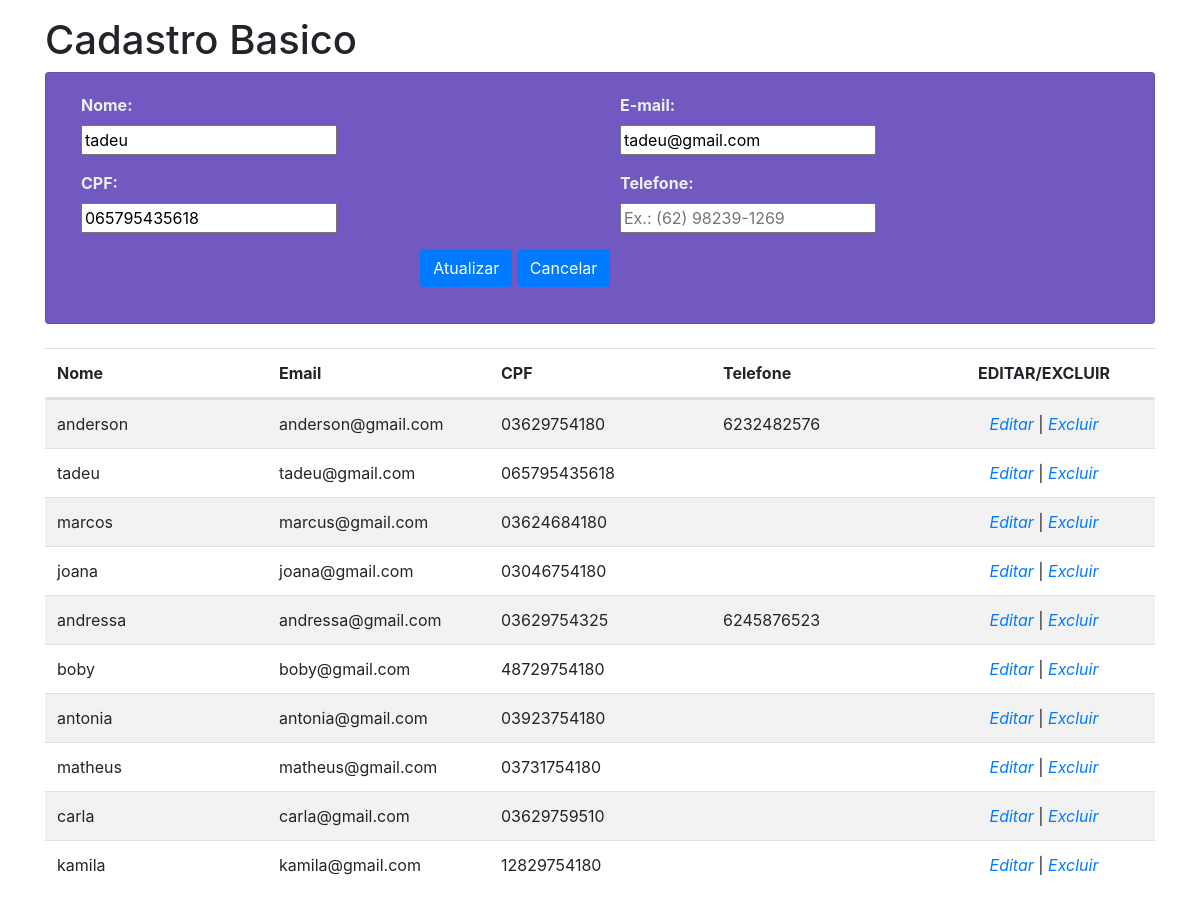
Screenshot of /index.php?id=16 with the database file from the repository.
### tables this page shows
CREATE TABLE `PESSOAS` (
  `ID_PESSOAS` int(5) NOT NULL,
  `NOME_PESSOAS` varchar(400) NOT NULL,
  `EMAIL_PESSOAS` varchar(150) NOT NULL,
  `CPF_PESSOAS` varchar(15) DEFAULT NULL,
  `TEL_PESSOAS` varchar(11) DEFAULT NULL,
  `INSERIDO` date DEFAULT NULL
);

### index.php (the view, shortened to what this page needs)
<?php
$id	= $_REQUEST["id"];
?>
<!DOCTYPE html>
<html lang="pt-br">
    <head>
        <link rel="stylesheet" href="styles.css">
		<link rel="stylesheet" href="https://maxcdn.bootstrapcdn.com/bootstrap/4.0.0/css/bootstrap.min.css">
    </head>
    <body >
		 <?php
		if($id == ""){
			?>
		<div class="container pt-3 align-center " >
			<nav class="navbar navbar-expand-lg navbar-light bg-light">
				<a class="navbar-brand" href="index.php">Cadastro Basico</a>
					<button class="navbar-toggler" type="button" data-toggle="collapse" data-target="#navbarNav" aria-controls="navbarNav" aria-expanded="false" aria-label="Toggle navigation">
					<span class="navbar-toggler-icon"></span>
					</button>
					<div class="collapse navbar-collapse" id="navbarNav">
					<ul class="navbar-nav">
					<li class="nav-item active">
					<a class="nav-item nav-link" href="logs.php">Logs</a>
					</li>
				</ul>
				</div>
				</nav>
			<div class="card">
				<div class="card-body">
					<form method="POST" action="salvar.php" class="form-horizontal form-material">
						<div class="form-row">
							<div class="form-group col-md-6">
							<label class="col-md-12">Nome:</label>
								<div class="col-md-12">
									<input type="text" required="required" placeholder="Digite o nome"maxlength="30" name="nome"/>
								</div>
							</div>
							<div class="form-group col-md-6">
							<label class="col-md-12">E-mail:</label>
								<div class="col-md-12">
									<input type="email" name="email" placeholder="name@email.com" required />
								</div>
							</div>
						</div>
						<div class="form-row">
							<div class="form-group col-md-6">
								<label class="col-md-12">CPF:</label>
								<div class="col-md-12">
									<input type="text" name="cpf" pattern="(\d{3}\.?\d{3}\.?\d{3}-?\d{2})|(\d{2}\.?\d{3}\.?\d{3}/?\d{4}-?\d{2})"  placeholder="Ex.: 000.000.000-00" onkeyup="cpfCheck(this)" maxlength="14" onkeydown="javascript: fMasc( this, mCPF );">
								</div>
						</div>
						<div class="form-group col-md-6">
							<label class="col-md-12">Telefone:</label>
							<div class="col-md-12">
								<input type="text" name="telefone" pattern="(^\((?:[14689][1-9]|2[12478]|3[1234578]|5[1345]|7[134579])\) (?:[2-8]|9[1-9])[0-9]{3}\-[0-9]{4}$)"  placeholder="Ex.: (62) 98239-1269" maxlength="11"">
							</div>
						</div>
						<div class="input-group mb-3">
							<div class="ml-auto col-xl-8 col-lg-8 col-md-8 col-sm-7 pl-0">
								<input type="submit" class="btn btn-primary" value="Salvar">
							</div>
						</div>
					</form>
				</div>
			</div>
		 </div>
        <?php
		}
		else{
			include('conexao.php');
			$sqlUsuario = "SELECT * FROM PESSOAS where ID_PESSOAS = '$id'";
			$rsUsuario= mysqli_query($conn,$sqlUsuario);
			$sqlCadUsuario = mysqli_fetch_array($rsUsuario, MYSQLI_ASSOC);
		?>
		<div class="container pt-3 align-center" >
		<h1 class="title"> Cadastro Basico </h1>
			<div class="card">
				<div class="card-body">
					<form method="POST" action="atualizar.php" class="form-horizontal form-material">
						<div class="form-row">
							<div class="form-group col-md-6">
								<label class="col-md-12">Nome:</label>
								<div class="col-md-12">
								<input type="text" value="<?php echo $sqlCadUsuario['NOME_PESSOAS'];?>" required="required" placeholder="Digite o nome"maxlength="30" name="nome"/>
								</div>
							</div>
							<div class="form-group col-md-6">
								<label class="col-md-12">E-mail:</label>
								<div class="col-md-12">
								<input type="email" value="<?php echo $sqlCadUsuario['EMAIL_PESSOAS'];?>" name="email" placeholder="name@email.com" required />
								</div>
							</div>
							<div class="form-group col-md-6">
								<label class="col-md-12">CPF:</label>
								<div class="col-md-12">
								<input type="text" value="<?php echo $sqlCadUsuario['CPF_PESSOAS'];?>" name="cpf" pattern="(\d{3}\.?\d{3}\.?\d{3}-?\d{2})|(\d{2}\.?\d{3}\.?\d{3}/?\d{4}-?\d{2})"  placeholder="Ex.: 000.000.000-00" onkeyup="cpfCheck(this)" maxlength="14" onkeydown="javascript: fMasc( this, mCPF );">
							</div>
						</div>
						<div class="form-group col-md-6">
							<label class="col-md-12">Telefone:</label>
							<div class="col-md-12">
								<input type="text" value="<?php echo $sqlCadUsuario['TEL_PESSOAS'];?>" name="telefone" pattern="(^\((?:[14689][1-9]|2[12478]|3[1234578]|5[1345]|7[134579])\) (?:[2-8]|9[1-9])[0-9]{3}\-[0-9]{4}$)"  placeholder="Ex.: (62) 98239-1269" maxlength="11"">
							</div>
						</div>
						<div class="input-group mb-3">
							<div class="ml-auto col-xl-8 col-lg-8 col-md-8 col-sm-7 pl-0">
								<input type="submit" class="btn btn-primary" value="Atualizar">
								<a href="index.php" type="submit" class="btn btn-primary" >Cancelar</a>
							</div>
						</div>
					</form>
				</div>
			</div>
		 </div>
		<?php
		}
		?>
		<BR>
			<table class="table table-striped header-fixed">
					<thead >
						<tr >
							<th scope="col" class="col-5">Nome</th>
							<th scope="col" class="col-5">Email</th>
							<th scope="col" class="col-5">CPF</th>
							<th scope="col" class="col-5">Telefone</th>
							<th scope="col" class="col-5 text-center">EDITAR/EXCLUIR</th>
						</tr>
					</thead>
					<tbody>
						<?php
						include('conexao.php');
						$sqlClientes = 'SELECT * FROM PESSOAS';
						$rs=mysqli_query($conn,$sqlClientes);
						while ($dados=mysqli_fetch_array($rs, MYSQLI_ASSOC)){
							$id = $dados['ID_PESSOAS'];
							echo "<tr>";
							echo "<td class='col-3'>".$dados['NOME_PESSOAS']."</td>";
							echo "<td class='col-3'>".$dados['EMAIL_PESSOAS']."</td>";
							echo "<td class='col-3'>".$dados['CPF_PESSOAS']."</td>";
							echo "<td class='col-3'>".$dados['TEL_PESSOAS']."</td>";
							echo "<td class='col-3 text-center'><a href='index.php?id=$id'><i class='fa fa-edit'>Editar</i></a> | "; ?><a href='#' onclick="javascript: if (confirm('Você realmente deseja excluir esta mensagem?'))location.href='excluir.php?id=<?php echo "$id";?>'"><i class='fa fa-times'>Excluir</i></a></td>
								</tr>
							<?php
							}
							?>
						</tbody>
					</table>
    </body>
</html>

### styles.css (style rules this page uses)
div.card { background-color: #7159c1; }
label { color: #eceff1; font-weight: bold; }
.header-fixed { width: 100% }
.header-fixed > thead, .header-fixed > tbody, .header-fixed > thead > tr, .header-fixed > tbody > tr, .header-fixed > thead > tr > th, .header-fixed > tbody > tr > td { display: block; }
.header-fixed > tbody > tr:after, .header-fixed > thead > tr:after { content: ' '; display: block; visibility: hidden; clear: both; }
.header-fixed > tbody { overflow-y: auto; height: 480px; }
.header-fixed > tbody > tr > td, .header-fixed > thead > tr > th { width: 20%; float: left; }

### rows the page displays
pessoas: nome "tadeu", email "tadeu@gmail.com", cpf "065795435618", NOME_PESSOAS "tadeu", EMAIL_PESSOAS "tadeu@gmail.com", CPF_PESSOAS "065795435618"
pessoas: NOME_PESSOAS "anderson", EMAIL_PESSOAS "anderson@gmail.com", CPF_PESSOAS "03629754180", TEL_PESSOAS "6232482576"
pessoas: NOME_PESSOAS "marcos", EMAIL_PESSOAS "marcus@gmail.com", CPF_PESSOAS "03624684180"
pessoas: NOME_PESSOAS "joana", EMAIL_PESSOAS "joana@gmail.com", CPF_PESSOAS "03046754180"
pessoas: NOME_PESSOAS "andressa", EMAIL_PESSOAS "andressa@gmail.com", CPF_PESSOAS "03629754325", TEL_PESSOAS "6245876523"
pessoas: NOME_PESSOAS "boby", EMAIL_PESSOAS "boby@gmail.com", CPF_PESSOAS "48729754180"
pessoas: NOME_PESSOAS "antonia", EMAIL_PESSOAS "antonia@gmail.com", CPF_PESSOAS "03923754180"
pessoas: NOME_PESSOAS "matheus", EMAIL_PESSOAS "matheus@gmail.com", CPF_PESSOAS "03731754180"
pessoas: NOME_PESSOAS "carla", EMAIL_PESSOAS "carla@gmail.com", CPF_PESSOAS "03629759510"
pessoas: NOME_PESSOAS "kamila", EMAIL_PESSOAS "kamila@gmail.com", CPF_PESSOAS "12829754180"
